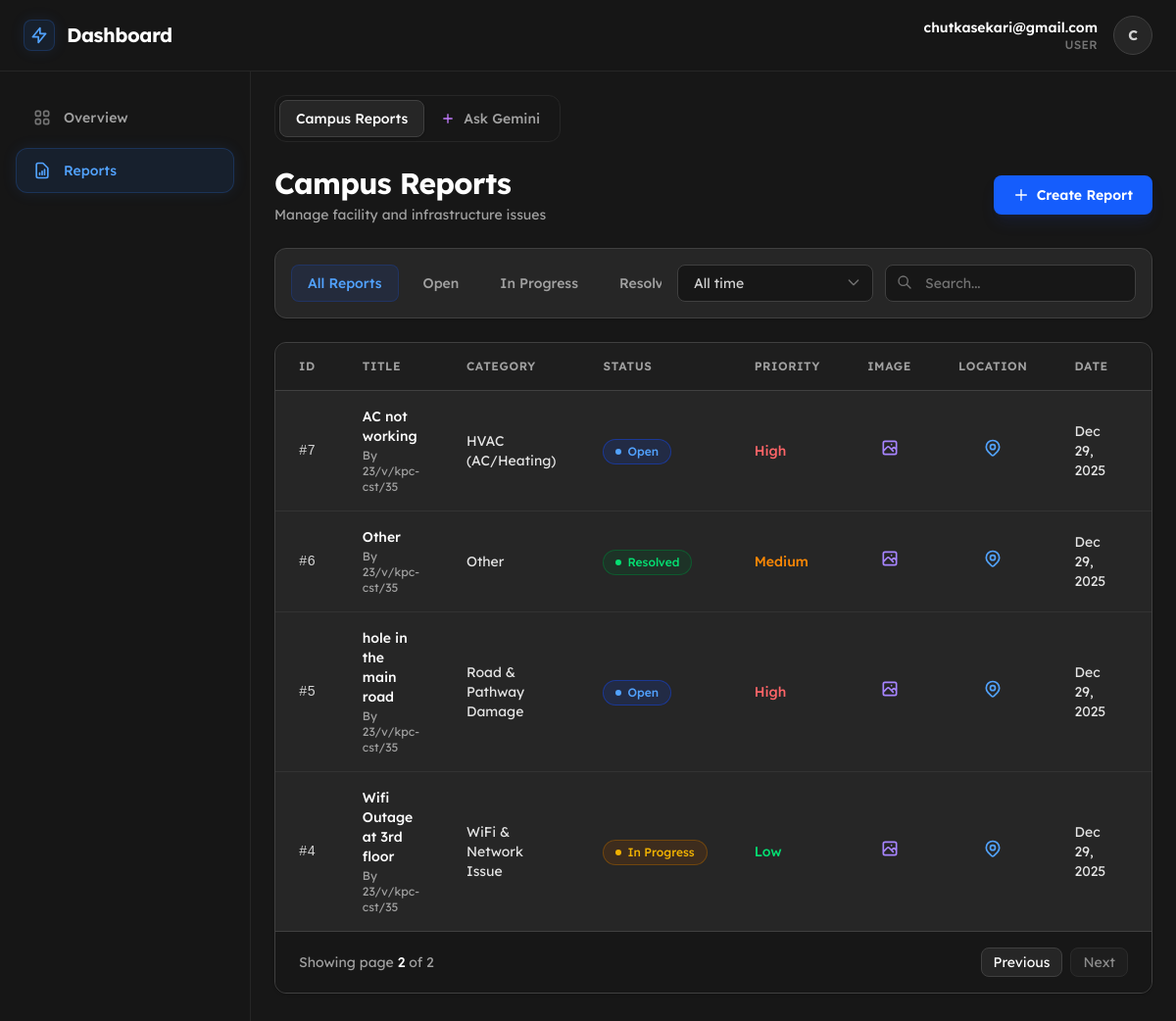
/?page=reports&p=2 (signed in), run on the app's committed database.
### tables this page shows
CREATE TABLE `reports` (
  `id` int(11) NOT NULL,
  `user_id` int(11) NOT NULL,
  `title` varchar(255) NOT NULL,
  `category` varchar(100) NOT NULL,
  `priority` enum('Low','Medium','High') NOT NULL DEFAULT 'Low',
  `status` enum('Open','In Progress','Resolved') NOT NULL DEFAULT 'Open',
  `location` varchar(255) NOT NULL,
  `image_path` varchar(255) DEFAULT NULL,
  `map_link` text DEFAULT NULL,
  `created_at` timestamp NOT NULL DEFAULT current_timestamp(),
  `updated_at` timestamp NOT NULL DEFAULT current_timestamp() ON UPDATE current_timestamp()
);

CREATE TABLE `users` (
  `id` int(11) NOT NULL,
  `username` varchar(50) NOT NULL,
  `email` varchar(100) NOT NULL,
  `age` tinyint(3) UNSIGNED NOT NULL,
  `gender` enum('male','female','prefer_not') NOT NULL,
  `password_hash` varchar(255) NOT NULL CHECK (char_length(`password_hash`) >= 60),
  `is_admin` tinyint(1) NOT NULL DEFAULT 0,
  `created_at` timestamp NOT NULL DEFAULT current_timestamp()
);

### src/index.php (called while the page is built, shortened)
<?php
include './pages/dashboard.php';
?>

### src/assets/users/_reports.php (the view, shortened to what this page needs)
<?php
$current_status = isset($_GET['status']) ? $_GET['status'] : '';
$current_date = isset($_GET['date']) ? $_GET['date'] : 'all';
$search_query = isset($_GET['search']) ? trim($_GET['search']) : '';
$whereSql = "";
$limit = 6;
$page = isset($_GET['p']) ? max(1, intval($_GET['p'])) : 1;
$offset = ($page - 1) * $limit;
$count_sql = "SELECT COUNT(*) as total FROM reports r LEFT JOIN users u ON r.user_id = u.id $whereSql";
$count_result = $conn->query($count_sql);
$total_rows = $count_result->fetch_assoc()['total'];
$total_pages = ceil($total_rows / $limit);
$sql = "SELECT r.*, u.username FROM reports r LEFT JOIN users u ON r.user_id = u.id $whereSql ORDER BY r.created_at DESC LIMIT $limit OFFSET $offset";
$result = $conn->query($sql);
?>
<div class="max-w-7xl mx-auto space-y-6 pb-10">
    <div class="flex items-center justify-between">
        <div class="bg-neutral-900 p-1 rounded-xl border border-neutral-800 inline-flex">
            <button onclick="switchTab('reports')" id="tab-btn-reports"
                class="px-4 py-2 text-sm font-medium rounded-lg bg-neutral-800 text-white shadow-sm border border-neutral-700 transition-all cursor-default flex items-center gap-2">
                Campus Reports
            </button>
            <button onclick="switchTab('gemini')" id="tab-btn-gemini"
                class="px-4 py-2 text-sm font-medium rounded-lg text-neutral-400 hover:text-white hover:bg-neutral-800 transition-all cursor-pointer flex items-center gap-2">
                <svg class="w-4 h-4 text-purple-400" fill="currentColor" viewBox="0 0 24 24">
                    <path d="M19 11h-6V5h-2v6H5v2h6v6h2v-6h6z" />
                </svg>
                Ask Gemini
            </button>
        </div>
    </div>
    <div id="view-reports" class="space-y-6">
        <div class="flex flex-col sm:flex-row sm:items-center justify-between gap-4">
            <div>
                <h1 class="text-2xl md:text-3xl font-bold text-white tracking-tight">Campus Reports</h1>
                <p class="mt-1 text-sm text-neutral-400">Manage facility and infrastructure issues</p>
            </div>
            <button onclick="document.getElementById('createModal').classList.remove('hidden')"
                class="w-full sm:w-auto px-5 py-2.5 bg-blue-600 hover:bg-blue-700 text-white text-sm font-semibold rounded-lg shadow-lg shadow-blue-900/20 transition-all flex items-center justify-center gap-2 group">
                <svg class="w-4 h-4 transition-transform group-hover:rotate-90" fill="none" stroke="currentColor"
                    viewBox="0 0 24 24">
                    <path stroke-linecap="round" stroke-linejoin="round" stroke-width="2" d="M12 4v16m8-8H4" />
                </svg>
                Create Report
            </button>
        </div>
        <form method="GET" action="" id="filterForm"
            class="bg-neutral-800 rounded-xl border border-neutral-700 p-4 shadow-sm">
            <div class="flex flex-col lg:flex-row gap-4 justify-between">
                <div class="flex overflow-x-auto pb-2 lg:pb-0 gap-2 no-scrollbar">
                    <?php
                    function getBtnClass($isActive)
                    {
                        return $isActive
                            ? 'px-4 py-2 bg-blue-600/10 text-blue-400 border border-blue-600/20 text-sm font-medium rounded-lg whitespace-nowrap transition-all'
                            : 'px-4 py-2 hover:bg-neutral-700 text-neutral-400 hover:text-white text-sm font-medium rounded-lg transition-colors whitespace-nowrap border border-transparent';
                    }
                    ?>
                    <button type="button" onclick="setStatusAndSubmit('')"
                        class="<?php echo getBtnClass($current_status === ''); ?>">All Reports</button>
                    <button type="button" onclick="setStatusAndSubmit('Open')"
                        class="<?php echo getBtnClass($current_status === 'Open'); ?>">Open</button>
                    <button type="button" onclick="setStatusAndSubmit('In Progress')"
                        class="<?php echo getBtnClass($current_status === 'In Progress'); ?>">In Progress</button>
                    <button type="button" onclick="setStatusAndSubmit('Resolved')"
                        class="<?php echo getBtnClass($current_status === 'Resolved'); ?>">Resolved</button>
                </div>
                <div class="flex flex-col sm:flex-row gap-3">
                    <div class="relative min-w-[200px]">
                        <select name="date" onchange="this.form.submit()"
                            class="w-full appearance-none px-4 py-2 bg-neutral-900 border border-neutral-700 rounded-lg text-sm text-neutral-300 focus:outline-none focus:ring-2 focus:ring-blue-500/50 focus:border-blue-500 transition-all cursor-pointer">
                            <option value="all" <?php echo $current_date == 'all' ? 'selected' : ''; ?>>All time</option>
                        </select>
                    </div>
                    <div class="relative w-full sm:w-64">
                        <input type="text" name="search" placeholder="Search..."
                            value="<?php echo htmlspecialchars($search_query); ?>"
                            class="w-full pl-10 pr-4 py-2 bg-neutral-900 border border-neutral-700 rounded-lg text-sm text-white placeholder-neutral-500 focus:outline-none focus:ring-2 focus:ring-blue-500/50 focus:border-blue-500 transition-all">
                        <svg class="absolute left-3 top-2.5 h-4 w-4 text-neutral-500" fill="none" stroke="currentColor"
                            viewBox="0 0 24 24">
                            <path stroke-linecap="round" stroke-linejoin="round" stroke-width="2"
                                d="M21 21l-6-6m2-5a7 7 0 11-14 0 7 7 0 0114 0z" />
                        </svg>
                    </div>
                </div>
            </div>
        </form>
        <div class="hidden md:block bg-neutral-800 rounded-xl border border-neutral-700 overflow-hidden shadow-sm">
            <div class="overflow-x-auto custom-scrollbar">
                <table class="w-full">
                    <thead class="bg-neutral-900/50 border-b border-neutral-700">
                        <tr>
                            <th
                                class="px-6 py-4 text-left text-xs font-semibold text-neutral-400 uppercase tracking-wider w-12">
                                ID</th>
                            <th
                                class="px-6 py-4 text-left text-xs font-semibold text-neutral-400 uppercase tracking-wider w-1/6">
                                Title</th>
                            <th
                                class="px-6 py-4 text-left text-xs font-semibold text-neutral-400 uppercase tracking-wider w-1/6">
                                Category</th>
                            <th
                                class="px-6 py-4 text-left text-xs font-semibold text-neutral-400 uppercase tracking-wider w-16">
                                Status</th>
                            <th
                                class="px-6 py-4 text-left text-xs font-semibold text-neutral-400 uppercase tracking-wider w-16">
                                Priority</th>
                            <th
                                class="px-6 py-4 text-center text-xs font-semibold text-neutral-400 uppercase tracking-wider w-12">
                                Image</th>
                            <th
                                class="px-6 py-4 text-center text-xs font-semibold text-neutral-400 uppercase tracking-wider w-30">
                                Location</th>
                            <th
                                class="px-6 py-4 text-center text-xs font-semibold text-neutral-400 uppercase tracking-wider w-24">
                                Date</th>
                            <th
                                class="px-6 py-4 text-center text-xs font-semibold text-neutral-400 uppercase tracking-wider w-24">
                                Action</th>
                        </tr>
                    </thead>
                    <tbody class="divide-y divide-neutral-700/50">
                        <?php if ($result && $result->num_rows > 0): ?>
                            <?php while ($row = $result->fetch_assoc()): ?>
                                <?php
                                $statusBadgeClass = 'bg-blue-900/30 text-blue-400 border-blue-700/50';
                                $statusDotClass = 'bg-blue-400';
                                if ($row['status'] === 'In Progress') {
                                    $statusBadgeClass = 'bg-yellow-900/30 text-yellow-500 border-yellow-700/50';
                                    $statusDotClass = 'bg-yellow-500 animate-pulse';
                                } elseif ($row['status'] === 'Resolved') {
                                    $statusBadgeClass = 'bg-green-900/30 text-green-400 border-green-700/50';
                                    $statusDotClass = 'bg-green-400';
                                }
                                $priorityClass = 'text-green-400';
                                if ($row['priority'] === 'Medium')
                                    $priorityClass = 'text-orange-400';
                                if ($row['priority'] === 'High')
                                    $priorityClass = 'text-red-400';
                                ?>
                                <tr class="hover:bg-neutral-700/30 transition-colors duration-200 group">
                                    <td class="px-6 py-4 text-sm font-mono text-neutral-300">#<?php echo $row['id']; ?></td>
                                    <td class="px-6 py-4">
                                        <div class="text-sm font-medium text-white">
                                            <?php echo htmlspecialchars(html_entity_decode($row['title'], ENT_QUOTES, 'UTF-8')); ?>
                                        </div>
                                        <div class="text-xs text-neutral-400 mt-0.5">By <span
                                                class="text-neutral-400"><?php echo htmlspecialchars($row['username'] ?? 'Unknown'); ?></span>
                                        </div>
                                    </td>
                                    <td class="px-6 py-4 text-sm text-neutral-200">
                                        <?php echo htmlspecialchars(html_entity_decode($row['category'], ENT_QUOTES, 'UTF-8')); ?>
                                    </td>
                                    <td class="px-6 py-4">
                                        <span
                                            class="inline-flex items-center gap-1.5 px-3 py-1 whitespace-nowrap text-xs font-medium rounded-full border <?php echo $statusBadgeClass; ?>">
                                            <span class="w-1.5 h-1.5 rounded-full <?php echo $statusDotClass; ?>"></span>
                                            <?php echo htmlspecialchars($row['status']); ?>
                                        </span>
                                    </td>
                                    <td class="px-6 py-4 text-sm font-medium <?php echo $priorityClass; ?>">
                                        <?php echo htmlspecialchars($row['priority']); ?>
                                    </td>
                                    <td class="px-6 py-4 text-center">
                                        <?php if (!empty($row['image_path'])): ?>
                                            <a href="<?php echo htmlspecialchars($row['image_path']); ?>" target="_blank"
                                                class="inline-block p-2 hover:bg-neutral-700 rounded-lg text-neutral-400 transition-colors">
                                            </a>
                                        <?php else: ?>
                                            <span class="text-neutral-600">-</span>
                                        <?php endif; ?>
                                    </td>
                                    <td class="px-6 py-4 text-center">
                                        <?php if (!empty($row['map_link'])): ?>
                                            <a href="<?php echo htmlspecialchars($row['map_link']); ?>" target="_blank"
                                                class="inline-block p-2 hover:bg-neutral-700 rounded-lg text-blue-400 transition-colors">
                                            </a>
                                        <?php else: ?>
                                            <span class="text-neutral-600">-</span>
                                        <?php endif; ?>
                                    </td>
                                    <td class="px-6 py-4 text-sm text-neutral-200">
                                        <?php echo date("M d, Y", strtotime($row['created_at'])); ?>
                                    </td>
                                    <td class="px-6 py-4 text-center">
                                    </td>
                                </tr>
                            <?php endwhile; ?>
                        <?php endif; ?>
                    </tbody>
                </table>
            </div>
            <div class="bg-neutral-900 border-t border-neutral-700 px-6 py-4 flex items-center justify-between">
                <span class="text-sm text-neutral-400">Showing page <span
                        class="text-white font-medium"><?php echo $page; ?></span> of
                    <?php echo max(1, $total_pages); ?></span>
                <div class="flex gap-2">
                    <?php
                    $prevParams = array_merge($_GET, ['p' => $page - 1]);
                    $nextParams = array_merge($_GET, ['p' => $page + 1]);
                    ?>
                    <a href="?<?php echo http_build_query($prevParams); ?>"
                        class="px-3 py-1 bg-neutral-800 hover:bg-neutral-700 border border-neutral-700 rounded-lg text-sm text-white transition-colors <?php echo ($page <= 1 ? 'opacity-50 pointer-events-none' : ''); ?>">Previous</a>
                    <a href="?<?php echo http_build_query($nextParams); ?>"
                        class="px-3 py-1 bg-neutral-800 hover:bg-neutral-700 border border-neutral-700 rounded-lg text-sm text-white transition-colors <?php echo ($page >= $total_pages ? 'opacity-50 pointer-events-none' : ''); ?>">Next</a>
                </div>
            </div>
        </div>
    </div>
</div>

### data on the page
reports: id "7", title "AC not working", user.username "23/v/kpc-cst/35", category "HVAC (AC/Heating)", status "Open", priority "High", created_at "Dec 29, 2025"
reports: id "6", title "Other", user.username "23/v/kpc-cst/35", category "Other", status "Resolved", priority "Medium", created_at "Dec 29, 2025"
reports: id "5", title "hole in the main road", user.username "23/v/kpc-cst/35", category "Road & Pathway Damage", status "Open", priority "High", created_at "Dec 29, 2025"
reports: id "4", title "Wifi Outage at 3rd floor", user.username "23/v/kpc-cst/35", category "WiFi & Network Issue", status "In Progress", priority "Low", created_at "Dec 29, 2025"

### other printed values
$current_email "chutkasekari@gmail.com"
$user_initial "C"
$page "2"
max(1, $total_pages) "2"
